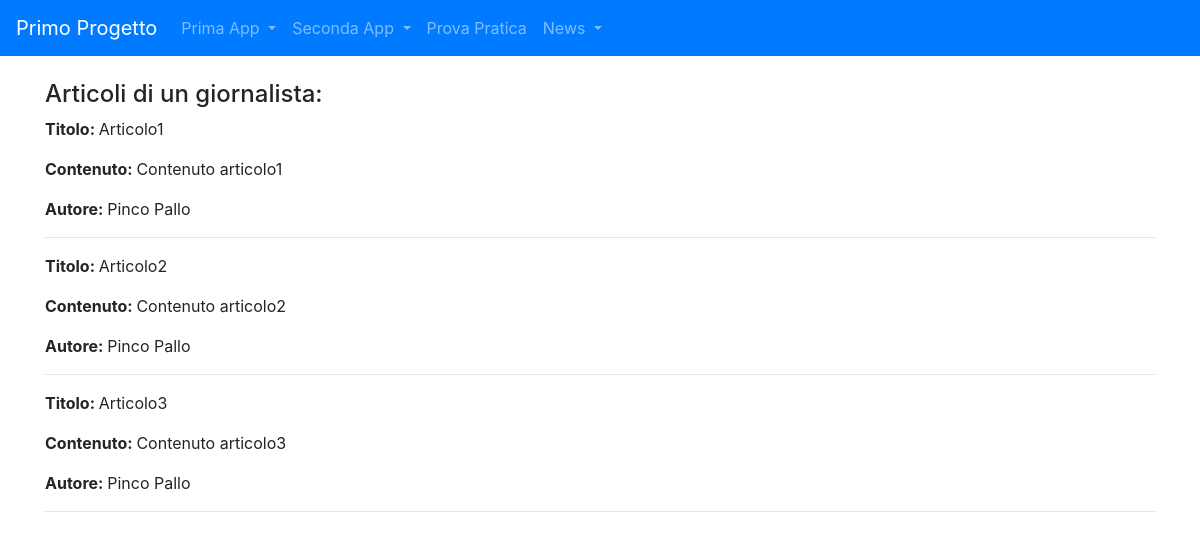
The page /news/lista_articoli/2 on the database as committed earlier.
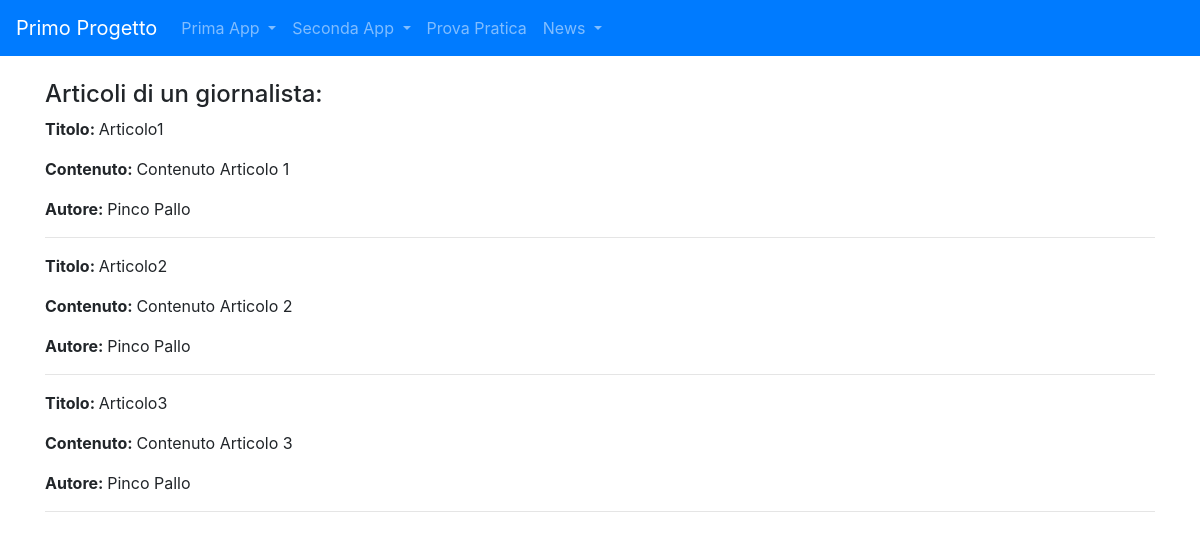
The same page on the database as committed later.
### news/models.py (models this page shows, shortened)
class Articolo (models.Model):
    titolo = models.CharField(max_length=100)
    contenuto = models.TextField()
    giornalista = models.ForeignKey(Giornalista, on_delete=models.CASCADE, related_name="articoli")
    data = models.DateField(auto_now=True, blank=True)
    visualizzazioni = models.IntegerField(default=0, blank=True)
    class Meta:
        verbose_name = "Articolo"
        verbose_name_plural = "Articoli"

class Giornalista (models.Model):
    nome = models.CharField (max_length=20)
    cognome = models.CharField(max_length=20)
    anno_di_nascita = models.DateField(blank=True)
    def __str__(self):
        return self.nome +" "+ self.cognome
    class Meta:
        verbose_name = "Giornalista"
        verbose_name_plural = "Giornalisti"

### news/views.py (the view)
# urls.py: path("/lista_articoli", listaArticoli, name="lista_articoli"),
def listaArticoli(request, pk=None):
    if pk is None:
        articoli = Articolo.objects.all()
        valore_default = 0
    else:
        articoli = Articolo.objects.filter(giornalista_id=pk)
        valore_default = 1
    context = {'articoli': articoli,
               'valore_default': valore_default,}
    return render(request,'lista_articoli.html', context)

### news/templates/news/lista_articoli.html (shortened to what this page needs)
{% extends 'base.html'%}
{%block content%}
    {% if valore_default == 0 %}
        <h4>Tutti gli articoli:</h4>
    {% else %}
        <h4>Articoli di un giornalista:</h4>
    {% endif %}
    {% for articolo in articoli %}
        <p><strong>Titolo: </strong>{{ articolo.titolo }}</p>
        <p><strong>Contenuto: </strong>{{ articolo.contenuto }}</p>
        <p><strong>Autore: </strong>{{ articolo.giornalista }}</p>
        <hr>
    {% endfor %}
{%endblock content%}

Rows that differ between the two databases and show on the page:
changed Articolo "Articolo1": contenuto "Contenuto articolo1" → "Contenuto Articolo 1"
changed Articolo "Articolo2": contenuto "Contenuto articolo2" → "Contenuto Articolo 2"
changed Articolo "Articolo3": contenuto "Contenuto articolo3" → "Contenuto Articolo 3"
